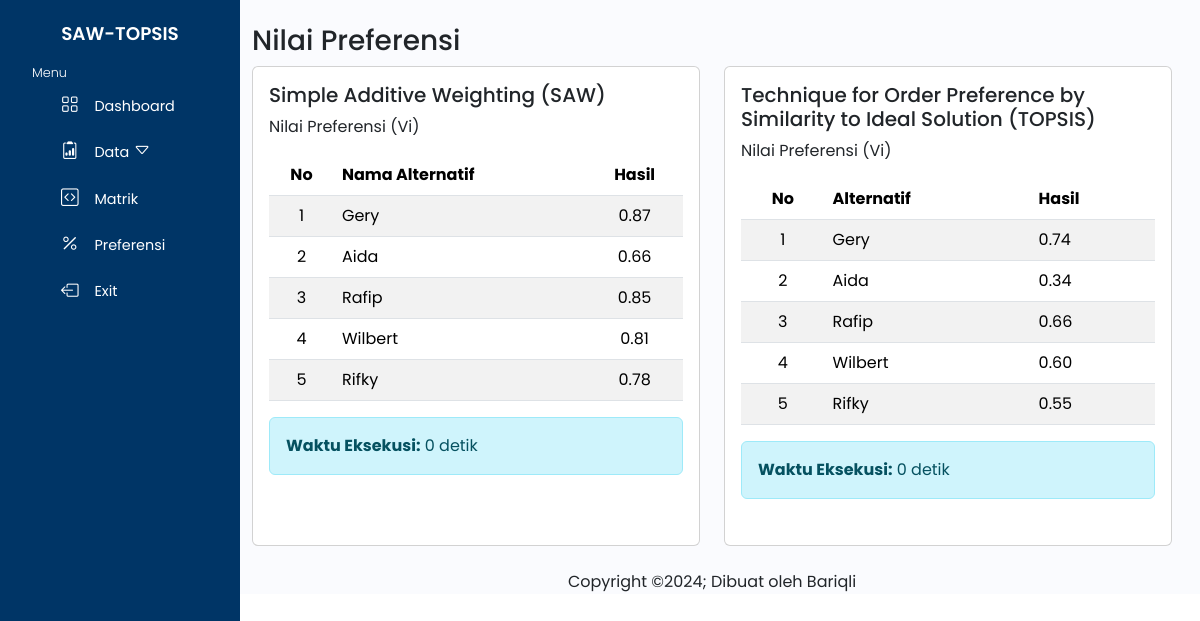
Page /prefensi.php (signed in) on the committed database.
### tables this page shows
CREATE TABLE `tl_alternatif` (
  `id_alter` int(11) NOT NULL,
  `nama_alter` varchar(255) NOT NULL
);

### prefensi.php (the view, shortened to what this page needs)
<!DOCTYPE html>
<html lang="en">
    <?php
    require "layout/header.php";
    require "koneksi.php";
    ?>
<body>
    <div class="wrapper">
    <?php require "layout/sidebar.php";?>
           <div class="main">
           <main class="content px-3 py-4">
            <div class="container-fluid">
                <h3>Nilai Preferensi</h3>
                <div class="row">
            <div class="col-sm-6">
                <div class="card" style="height:30rem">
                <div class="card-body">
                    <h5 class="card-title">Simple Additive Weighting (SAW)</h5>
                    <p class="card-text">Nilai Preferensi (Vi)</p>
        <?php
                $start_time = microtime(true);
                ?>
                <div class="table-responsive">
                    <table class="table table-striped table-hover mb-3">
                        <thead>
                            <tr>
                                <th scope="col" class="text-center">No</th>
                                <th scope="col">Nama Alternatif</th>
                                <th scope="col" class="text-center">Hasil</th>
                            </tr>
                        </thead>
                        <tbody>
                            <?php
                            $alternatif_query = mysqli_query($koneksi, "SELECT * FROM tl_alternatif ORDER BY id_alter");
                            $no = 1;
                            while ($alternatif = mysqli_fetch_array($alternatif_query)) {
                                $sawhslkhr = 0;
                                $id_alter = $alternatif['id_alter'];
                                $nama_alter = $alternatif['nama_alter'];
                            ?>
                                <tr>
                                    <td scope="col" class="text-center"><?php echo $no++; ?></td>
                                    <td scope="row"><?php echo htmlspecialchars($nama_alter); ?></td>
                                    <?php
                                    $query_nilai = mysqli_query($koneksi, "
                                        SELECT
                                            s.nilai_subkriteria AS nli,
                                            kp.id_kriteria AS id_kriteria,
                                            k.atribut AS atribut,
                                            k.bobot AS bobot
                                        FROM
                                            tl_subkriteria s
                                        INNER JOIN
                                            tl_nilai kp ON s.id_subkriteria = kp.id_subkriteria
                                        INNER JOIN
                                            tl_kriteria k ON kp.id_kriteria = k.id_kriteria
                                        WHERE
                                            kp.id_alter = '$id_alter'
                                        ORDER BY
                                            kp.id_kriteria
                                    ");
                                    while ($data_nilai = mysqli_fetch_array($query_nilai)) {
                                        $nli = $data_nilai['nli'];
                                        $id_kriteria = $data_nilai['id_kriteria'];
                                        $atribut = $data_nilai['atribut'];
                                        $bobot = $data_nilai['bobot'] / 100;
                                        $max_query = mysqli_query($koneksi, "
                                            SELECT MAX(s.nilai_subkriteria) AS nmax
                                            FROM tl_subkriteria s
                                            INNER JOIN tl_nilai kp ON s.id_subkriteria = kp.id_subkriteria
                                            WHERE kp.id_kriteria = '$id_kriteria'
                                        ");
                                        $max_data = mysqli_fetch_assoc($max_query);
                                        $tmax = $max_data['nmax'];
                                        $min_query = mysqli_query($koneksi, "
                                             SELECT MIN(s.nilai_subkriteria) AS nmin
                                            FROM tl_subkriteria s
                                            INNER JOIN tl_nilai kp ON s.id_subkriteria = kp.id_subkriteria
                                            WHERE kp.id_kriteria = '$id_kriteria'
                                        ");
                                        $min_data = mysqli_fetch_assoc($min_query);
                                        $tmin = $min_data['nmin'];
                                        if ($atribut == 'benefit') {
                                            $hsl = $nli / $tmax;
                                        } else {
                                            $hsl = $tmin / $nli;
                                        }
                                        $hslbbt = $hsl * $bobot;
                                        $sawhslkhr += $hslbbt;
                                    }
                                    $hslr = number_format($sawhslkhr, 2);
                                    echo "<td scope='col' class='text-center'>$hslr</td>";
                                    ?>
                                </tr>
                            <?php } ?>
                        </tbody>
                    </table>
                </div>
                <?php
                $end_time = microtime(true);
                $execution_time = $end_time - $start_time;
                ?>
                <div class="alert alert-info">
                    <strong>Waktu Eksekusi:</strong> <?php echo round($execution_time, 2); ?> detik
                </div>
                </div>
            </div>
        </div>
            <div class="col-sm-6">
                <div class="card" style="height:30rem">
                <div class="card-body">
                    <h5 class="card-title">Technique for Order Preference by Similarity to Ideal Solution (TOPSIS)</h5>
                    <p class="card-text">Nilai Preferensi (Vi)</p>
                      <?php
                $start_time = microtime(true);
                ?>
               <?php
                    $kriteria_data = [];
                    $kriteria_query = mysqli_query($koneksi, "SELECT id_kriteria, tps_akar, bobot, atribut FROM tl_kriteria");
                    while ($row = mysqli_fetch_assoc($kriteria_query)) {
                        $kriteria_data[$row['id_kriteria']] = $row;
                    }
                    $nilai_data = [];
                    $nilai_query = mysqli_query($koneksi, "
                        SELECT id_alter, id_kriteria, norml_tps
                        FROM tl_nilai
                        ORDER BY id_alter, id_kriteria
                    ");
                    while ($row = mysqli_fetch_assoc($nilai_query)) {
                        $nilai_data[$row['id_alter']][$row['id_kriteria']] = $row['norml_tps'];
                    }
                    $max_min_values = [];
                    foreach ($kriteria_data as $id_kriteria => $kriteria) {
                        $max_min_values[$id_kriteria] = [
                            'max' => max(array_column($nilai_data, $id_kriteria)),
                            'min' => min(array_column($nilai_data, $id_kriteria))
                        ];
                    }
                    ?>
<div class="table-responsive">
    <table class="table table-striped table-hover mb-3">
        <thead>
            <tr>
                <th class="text-center">No</th>
                <th scope="col" class="text-start">Alternatif</th>
                <th scope="col">Hasil</th>
            </tr>
        </thead>
        <tbody>
            <?php
            $c = mysqli_query($koneksi, "SELECT * FROM tl_alternatif ORDER BY id_alter");
            $no=1;
            while ($a = mysqli_fetch_array($c)) {
                $id_alter = $a['id_alter'];
                $nama_alter = $a['nama_alter'];
                $dphsl_plus = 0;
                $dphsl_minus = 0;
                foreach ($kriteria_data as $id_kriteria => $kriteria) {
                    $nli = $nilai_data[$id_alter][$id_kriteria] ?? 0;
                    $ideal_positif = ($kriteria['atribut'] === 'benefit')
                        ? $max_min_values[$id_kriteria]['max']
                        : $max_min_values[$id_kriteria]['min'];
                    $dpls1_plus = $nli - $ideal_positif;
                    $dpkt_plus = pow($dpls1_plus, 2);
                    $dphsl_plus += $dpkt_plus;
                    $ideal_negatif = ($kriteria['atribut'] === 'benefit')
                        ? $max_min_values[$id_kriteria]['min']
                        : $max_min_values[$id_kriteria]['max'];
                    $dpls1_minus = $nli - $ideal_negatif;
                    $dpkt_minus = pow($dpls1_minus, 2);
                    $dphsl_minus += $dpkt_minus;
                }
                $dpakr_plus = sqrt($dphsl_plus);
                $dpakr_minus = sqrt($dphsl_minus);
                $preferensi = ($dpakr_plus + $dpakr_minus > 0)
                    ? round($dpakr_minus / ($dpakr_minus + $dpakr_plus), 4)
                    : 0;
                echo "<tr>";
                 echo "<td class='text-center'>" . $no++ . "</td>";
                echo "<td>" . $nama_alter . "</td>";
                echo "<td>" . number_format($preferensi,2) . "</td>";
                echo "</tr>";
            }
            ?>
        </tbody>
    </table>
</div>
                <?php
                $end_time = microtime(true);
                $execution_time = $end_time - $start_time;
                ?>
                <div class="alert alert-info">
                    <strong>Waktu Eksekusi:</strong> <?php echo round($execution_time, 2); ?> detik
                </div>
                </div>
                </div>
            </div>
            </div>
            </div>
            </main>
               <?php require "layout/footer.php";?>
           </div>
    </div>
</body>
</html>

### assets/css/sd.css (style rules this page uses)
body { font-family: "Poppins", sans-serif; }
.wrapper { display: relative; }
.main { margin-left: 14rem; background-color: #fafbfe; }

### rows in the picture
tl_alternatif: nama_alter "Gery", hslr "0.87", preferensi "0.74"
tl_alternatif: nama_alter "Aida", hslr "0.66", preferensi "0.34"
tl_alternatif: nama_alter "Rafip", hslr "0.85", preferensi "0.66"
tl_alternatif: nama_alter "Wilbert", hslr "0.81", preferensi "0.60"
tl_alternatif: nama_alter "Rifky", hslr "0.78", preferensi "0.55"
